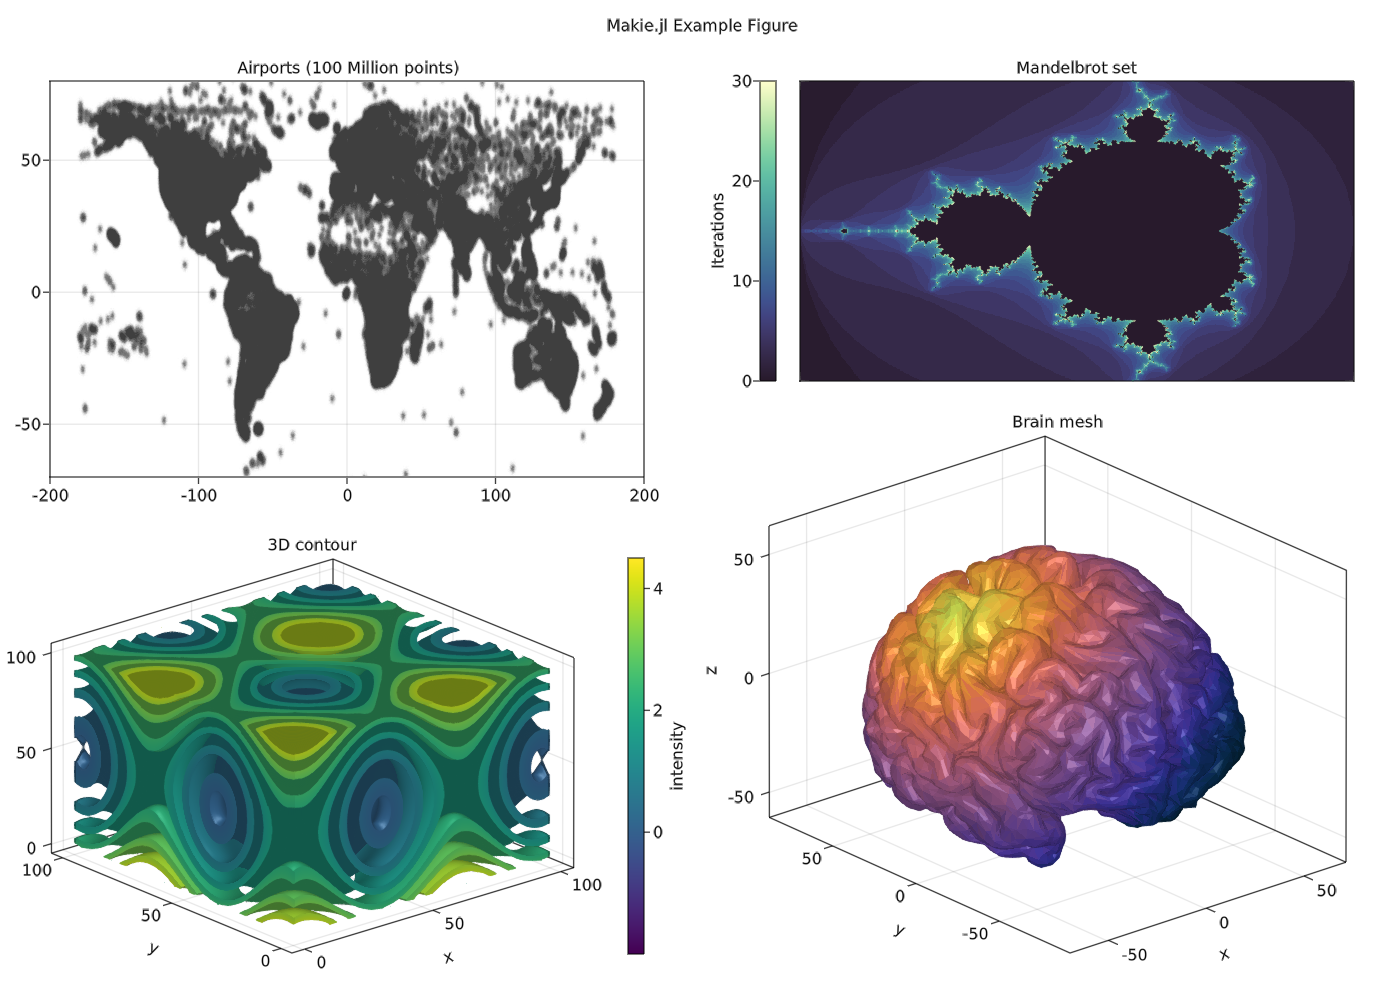

Write the Julia code that produced this figure.
using GLMakie
using GLMakie.FileIO
using LinearAlgebra: norm
set_window_config!(pause_rendering = true)
Makie.inline!(true)
using DelimitedFiles



let
    f = Figure(resolution = (1400, 1000), font = "Helvetica")

    airports = readdlm(raw"C:\Users\Krumbiegel\Downloads\airportlocations.csv")
    n_points = 100_000_000 # reduce this number for less powerful GPUs
    airports_rep = repeat(airports, n_points ÷ size(airports, 1), 1) .+ randn.()
    scatter(f[1, 1], airports_rep, color = (:black, 0.01), markersize = 1, strokewidth = 0,
        axis = (title = "Airports (10 Million points)", limits = (-200, 200, -70, 80)))

    r = LinRange(-5, 5, 100)
    volume = [sin(x) + sin(y) + 0.1z^2 for x = r, y = r, z = r]
    ax, c = contour(f[2, 1][1, 1], volume, levels = 8, colormap = :viridis,
        axis = (type = Axis3, viewmode = :stretch, title = "3D contour"))
    Colorbar(f[2, 1][1, 2], c, label = "intensity")

    function mandelbrot(x, y)
        z = c = x + y*im
        for i in 1:30.0; abs(z) > 2 && return i; z = z^2 + c; end; 0
    end

    ax2, hm = heatmap(f[1:2, 2][1, 2], -2:0.005:1, -1.1:0.005:1.1, mandelbrot,
        interpolate = true, colormap = Reverse(:deep), axis = (title = "Mandelbrot set",))
    hidedecorations!(ax2)
    Colorbar(f[1:2, 2][1, 1], hm, flipaxis = false, label = "Iterations", height = 300)

    Axis3(f[1:2, 2][2, 1:2], aspect = :data, title = "Brain mesh")
    brain = load(assetpath("brain.stl"))
    color = [-norm(tri[1] .- Point3f0(-40, 10, 45)) for tri in brain for i in 1:3]
    m = mesh!(brain, color = color, colormap = :thermal)

    Label(f[0, :], "Makie.jl Example Figure")

    save("paper_example.png", f)
    # nothing
    f
end